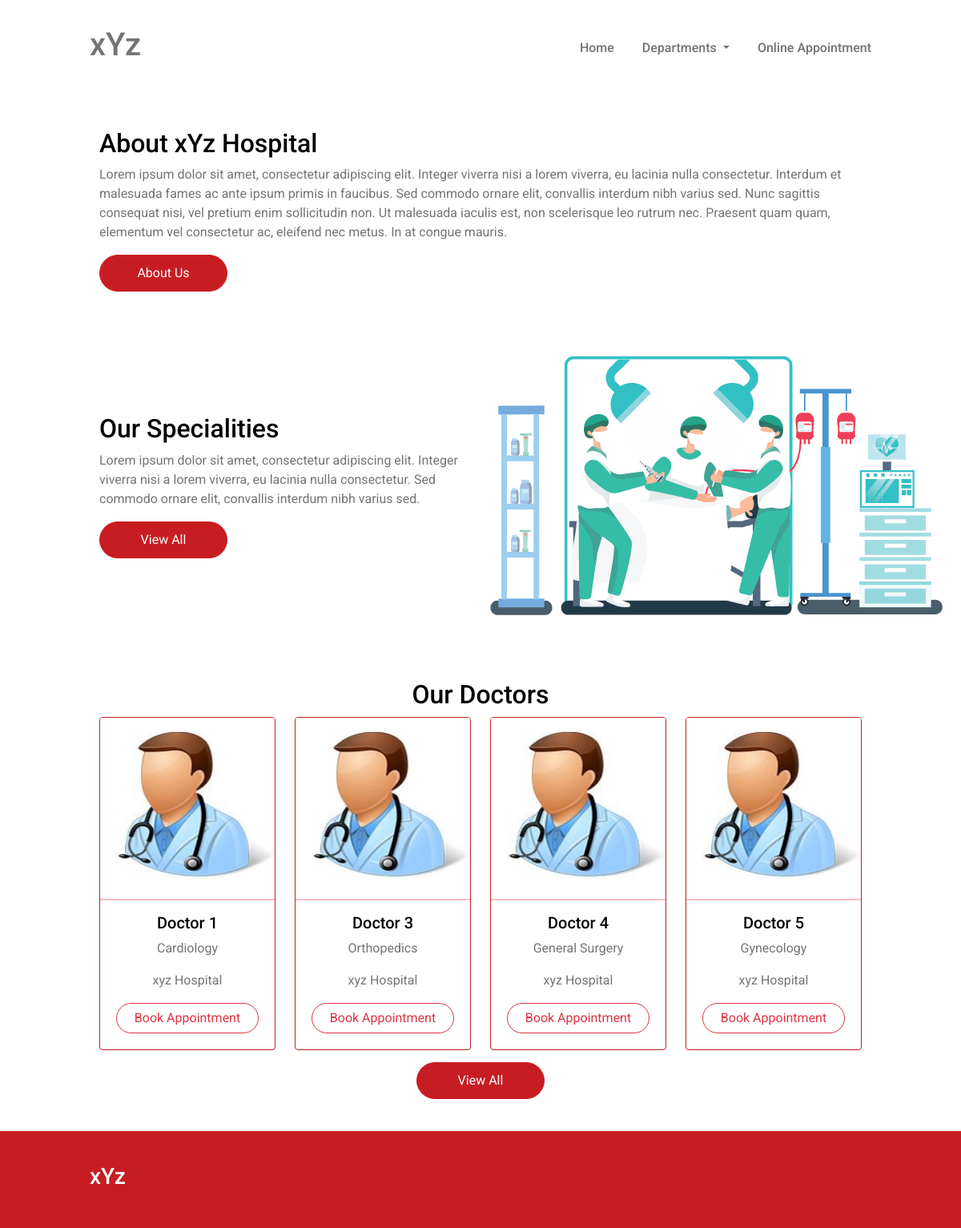
The page / on the database its author committed.
### happ/models.py (models this page shows, shortened)
class doctor(models.Model):
    name = models.CharField(max_length=50)
    slug = models.SlugField(max_length=50)
    dep = models.ForeignKey(department,on_delete=models.CASCADE)
    featured = models.BooleanField(default=False)
    img = models.ImageField(upload_to='doctors')

class department(models.Model):
    name = models.CharField(max_length=50)
    slug = models.SlugField(max_length=50)

### happ/views.py (the view)
# urls.py: path('',views.index,name="index"),
def index(request):
    dctr = doctor.objects.all().filter(featured=True)
    dpt = department.objects.all()
    return render(request,'index.html',{'doctor':dctr,'depart':dpt})

### templates/index.html
{% extends 'base.html' %}
{% load static %}
{% block content %}
        <div class="row aboutus">
            <div class="col-md-12">
                <h2>About xYz Hospital</h2>
                <p>Lorem ipsum dolor sit amet, consectetur adipiscing elit. Integer viverra nisi a lorem viverra, eu lacinia nulla consectetur. Interdum et malesuada fames ac ante ipsum primis in faucibus. Sed commodo ornare elit, convallis interdum nibh varius sed. Nunc sagittis consequat nisi, vel pretium enim sollicitudin non. Ut malesuada iaculis est, non scelerisque leo rutrum nec. Praesent quam quam, elementum vel consectetur ac, eleifend nec metus. In at congue mauris.</p>
                <a href="{% url 'about' %}" class="redbtn">About Us</a>
            </div>
        </div>
        <div class="row specialities">
            <div class="col-md-6">
                <h2>Our Specialities</h2>
                <p>Lorem ipsum dolor sit amet, consectetur adipiscing elit. Integer viverra nisi a lorem viverra, eu lacinia nulla consectetur. Sed commodo ornare elit, convallis interdum nibh varius sed.</p>
                <a href="#" class="redbtn">View All</a>
            </div>
            <div class="col-md-6">
                <img src="../static/specialities.png" alt="">
            </div>
        </div>
        <div class="row doctors">
            <h2>Our Doctors</h2>
            {% for i in doctor %}
            <div class="col-sm-3">
                <div class="card">
                    <img src="{{i.img.url}}" alt="" class="card-img-top" width="80px" height="210px">
                    <hr style="border: 1px solid red;">
                    <div class="card-body">
                        <h5>{{i.name}}</h5>
                        <p>{{i.dep.name}}</p>
                        <p>xyz Hospital</p>
                        <a href="#" class="btn btn-outline-danger">Book Appointment</a>
                    </div>
                </div>
            </div>
            {% endfor %}
            <a href="{% url 'doctors' %}" class="redbtn vdoc">View All</a>
        </div>
{% endblock %}

### templates/base.html (shortened to what this page needs)
<!DOCTYPE html>
{% load static %}
<html lang="en">
<head>
    <link href="https://cdn.jsdelivr.net/npm/bootstrap@5.1.0/dist/css/bootstrap.min.css" rel="stylesheet">
    <link rel="stylesheet" href="../static/style.css">
</head>
<body>
    <header>
        <h1>xYz</h1>
        <nav>
            <a href="/">Home</a>
            <div class="dropdown">
                <a class="dropdown-toggle" href="#" role="button" id="dropdownMenuLink" data-bs-toggle="dropdown" aria-expanded="false">
                  Departments
                </a>
              </div>
            <a href="{% url 'appointment' %}">Online Appointment</a>
        </nav>
    </header>
    <div class="container-fluid">
        {% block content %}
        {% endblock %}
    </div>
    <footer>
      <h3>xYz</h3>
    </footer>
</body>
</html>

### static/style.css (style rules this page uses)
* { box-sizing: border-box; font-family: 'Roboto', sans-serif; margin: 0; padding: 0; }
body { color: #737476; }
header { padding: 2rem 7rem; display: flex; justify-content: space-between; align-items: center; }
h2,h5 { color: black; }
nav { display: flex; align-items: center; gap: 35px; }
nav a { text-decoration: none; font-weight: 500; color: #737476; }
.aboutus { padding: 2.5rem 7rem; }
.redbtn { border: 1px solid #c71d22; background-color: #c71d22; border-radius: 30px; color: #fff; padding: 10px 20px; width: 160px; box-shadow: none; outline: 0; text-decoration: none; display: block; text-align: center; }
.specialities { padding: 2.5rem 7rem; display: flex; align-items: center; }
.doctors { padding: 2.5rem 7rem; text-align: center; }
.card { border: 1px solid #c71d22; margin-bottom: 15px; }
.card-body { text-align: center; padding: 0 20px 20px 20px; }
.card-body a { width: 100%; border-radius: 20px; }
.vdoc { margin:0 auto; display:block; }
footer { padding: 2.5rem 7rem; background-color: #c71d22; color: #fff; }

### rows shown on the page
doctor: img (picture), name "Doctor 1", dep.name "Cardiology"
doctor: img (picture), name "Doctor 3", dep.name "Orthopedics"
doctor: img (picture), name "Doctor 4", dep.name "General Surgery"
doctor: img (picture), name "Doctor 5", dep.name "Gynecology"
